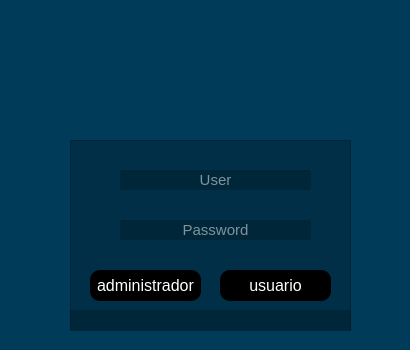
<?xml version="1.0" encoding="UTF-8"?>
<ui version="4.0">
 <class>Login</class>
 <widget class="QWidget" name="Login">
  <property name="geometry">
   <rect>
    <x>0</x>
    <y>0</y>
    <width>410</width>
    <height>350</height>
   </rect>
  </property>
  <property name="minimumSize">
   <size>
    <width>410</width>
    <height>350</height>
   </size>
  </property>
  <property name="maximumSize">
   <size>
    <width>410</width>
    <height>350</height>
   </size>
  </property>
  <property name="cursor">
   <cursorShape>SizeAllCursor</cursorShape>
  </property>
  <property name="windowTitle">
   <string>Form</string>
  </property>
  <property name="styleSheet">
   <string notr="true">background-color: rgb(0, 59, 89);</string>
  </property>
  <widget class="QFrame" name="frame">
   <property name="geometry">
    <rect>
     <x>70</x>
     <y>140</y>
     <width>281</width>
     <height>191</height>
    </rect>
   </property>
   <property name="styleSheet">
    <string notr="true">background-color: rgba(0, 0, 0,0.2);</string>
   </property>
   <property name="frameShape">
    <enum>QFrame::StyledPanel</enum>
   </property>
   <property name="frameShadow">
    <enum>QFrame::Raised</enum>
   </property>
   <widget class="QLineEdit" name="txt_usuario">
    <property name="geometry">
     <rect>
      <x>50</x>
      <y>30</y>
      <width>191</width>
      <height>20</height>
     </rect>
    </property>
    <property name="sizePolicy">
     <sizepolicy hsizetype="Expanding" vsizetype="Expanding">
      <horstretch>0</horstretch>
      <verstretch>0</verstretch>
     </sizepolicy>
    </property>
    <property name="font">
     <font>
      <pointsize>11</pointsize>
     </font>
    </property>
    <property name="styleSheet">
     <string notr="true">color: rgb(255, 255, 255);</string>
    </property>
    <property name="alignment">
     <set>Qt::AlignCenter</set>
    </property>
    <property name="placeholderText">
     <string>User</string>
    </property>
   </widget>
   <widget class="QLineEdit" name="txt_senha">
    <property name="geometry">
     <rect>
      <x>50</x>
      <y>80</y>
      <width>191</width>
      <height>20</height>
     </rect>
    </property>
    <property name="sizePolicy">
     <sizepolicy hsizetype="Expanding" vsizetype="Expanding">
      <horstretch>0</horstretch>
      <verstretch>0</verstretch>
     </sizepolicy>
    </property>
    <property name="font">
     <font>
      <pointsize>11</pointsize>
     </font>
    </property>
    <property name="styleSheet">
     <string notr="true">color: rgb(255, 255, 255);</string>
    </property>
    <property name="echoMode">
     <enum>QLineEdit::Password</enum>
    </property>
    <property name="alignment">
     <set>Qt::AlignCenter</set>
    </property>
    <property name="placeholderText">
     <string>Password</string>
    </property>
   </widget>
   <widget class="QPushButton" name="btn_entrar">
    <property name="geometry">
     <rect>
      <x>20</x>
      <y>130</y>
      <width>111</width>
      <height>31</height>
     </rect>
    </property>
    <property name="sizePolicy">
     <sizepolicy hsizetype="Minimum" vsizetype="Fixed">
      <horstretch>0</horstretch>
      <verstretch>0</verstretch>
     </sizepolicy>
    </property>
    <property name="font">
     <font>
      <pointsize>12</pointsize>
     </font>
    </property>
    <property name="cursor">
     <cursorShape>PointingHandCursor</cursorShape>
    </property>
    <property name="mouseTracking">
     <bool>false</bool>
    </property>
    <property name="styleSheet">
     <string notr="true">QPushButton{
background-color: rgb(0, 0, 0);
color: rgb(255, 255, 255);
border-radius:10px

}

QPushButton:hover{
background-color: rgb(255, 255, 255);
	color: rgb(0, 0, 0);

}</string>
    </property>
    <property name="text">
     <string>administrador</string>
    </property>
   </widget>
   <widget class="QLabel" name="lbl_msg">
    <property name="geometry">
     <rect>
      <x>0</x>
      <y>170</y>
      <width>281</width>
      <height>20</height>
     </rect>
    </property>
    <property name="sizePolicy">
     <sizepolicy hsizetype="Expanding" vsizetype="Expanding">
      <horstretch>0</horstretch>
      <verstretch>0</verstretch>
     </sizepolicy>
    </property>
    <property name="font">
     <font>
      <pointsize>12</pointsize>
     </font>
    </property>
    <property name="styleSheet">
     <string notr="true">color: rgb(199, 0, 0);</string>
    </property>
    <property name="text">
     <string/>
    </property>
   </widget>
   <widget class="QPushButton" name="btn_usuario">
    <property name="geometry">
     <rect>
      <x>150</x>
      <y>130</y>
      <width>111</width>
      <height>31</height>
     </rect>
    </property>
    <property name="font">
     <font>
      <pointsize>12</pointsize>
     </font>
    </property>
    <property name="cursor">
     <cursorShape>PointingHandCursor</cursorShape>
    </property>
    <property name="mouseTracking">
     <bool>false</bool>
    </property>
    <property name="styleSheet">
     <string notr="true">QPushButton{
background-color: rgb(0, 0, 0);
color: rgb(255, 255, 255);
border-radius:10px

}

QPushButton:hover{
background-color: rgb(255, 255, 255);
	color: rgb(0, 0, 0);

}</string>
    </property>
    <property name="text">
     <string>usuario</string>
    </property>
   </widget>
  </widget>
  <widget class="QLabel" name="label">
   <property name="geometry">
    <rect>
     <x>110</x>
     <y>20</y>
     <width>211</width>
     <height>121</height>
    </rect>
   </property>
   <property name="styleSheet">
    <string notr="true">image: url(:/img/login100x100.jpg);
</string>
   </property>
   <property name="text">
    <string/>
   </property>
   <property name="pixmap">
    <pixmap resource="../../../PycharmProjects/pythonProject4meuprojeto/projeto01/img.qrc">:/img/login100x100.jpg</pixmap>
   </property>
   <property name="scaledContents">
    <bool>true</bool>
   </property>
  </widget>
  <zorder>label</zorder>
  <zorder>frame</zorder>
 </widget>
 <resources>
  <include location="../../../PycharmProjects/pythonProject4meuprojeto/projeto01/img.qrc"/>
 </resources>
 <connections/>
</ui>
